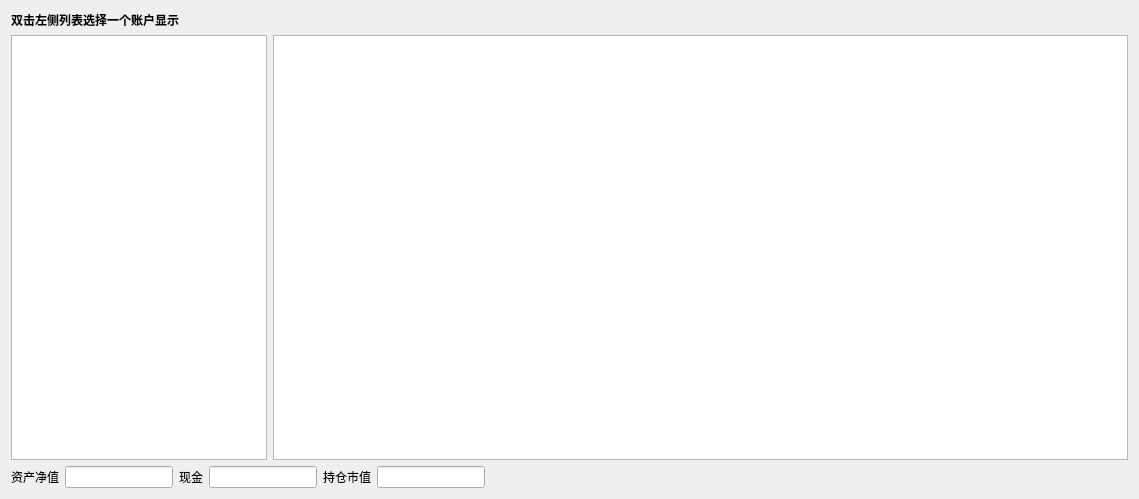
<?xml version="1.0" encoding="UTF-8"?>
<ui version="4.0">
 <class>Form</class>
 <widget class="QWidget" name="Form">
  <property name="geometry">
   <rect>
    <x>0</x>
    <y>0</y>
    <width>1139</width>
    <height>499</height>
   </rect>
  </property>
  <property name="windowTitle">
   <string>Position Summary</string>
  </property>
  <layout class="QHBoxLayout" name="horizontalLayout_3">
   <item>
    <layout class="QVBoxLayout" name="verticalLayout_2">
     <item>
      <layout class="QVBoxLayout" name="verticalLayout_3">
       <item>
        <widget class="QLabel" name="label_chooseAccount">
         <property name="text">
          <string>&lt;html&gt;&lt;head/&gt;&lt;body&gt;&lt;p&gt;&lt;span style=&quot; font-weight:600;&quot;&gt;双击左侧列表选择一个账户显示&lt;/span&gt;&lt;/p&gt;&lt;/body&gt;&lt;/html&gt;</string>
         </property>
        </widget>
       </item>
       <item>
        <layout class="QHBoxLayout" name="horizontalLayout">
         <item>
          <widget class="QListWidget" name="account_list_widget">
           <property name="sizePolicy">
            <sizepolicy hsizetype="Preferred" vsizetype="Expanding">
             <horstretch>0</horstretch>
             <verstretch>0</verstretch>
            </sizepolicy>
           </property>
          </widget>
         </item>
         <item>
          <layout class="QVBoxLayout" name="verticalLayout">
           <item>
            <widget class="QTableView" name="account_view">
             <property name="sizePolicy">
              <sizepolicy hsizetype="Expanding" vsizetype="Preferred">
               <horstretch>0</horstretch>
               <verstretch>0</verstretch>
              </sizepolicy>
             </property>
            </widget>
           </item>
          </layout>
         </item>
        </layout>
       </item>
      </layout>
     </item>
     <item>
      <layout class="QHBoxLayout" name="horizontalLayout_2">
       <item>
        <widget class="QLabel" name="label_totalAsset">
         <property name="text">
          <string>资产净值</string>
         </property>
        </widget>
       </item>
       <item>
        <widget class="QLineEdit" name="lineEdit_totalAsset">
         <property name="sizePolicy">
          <sizepolicy hsizetype="Preferred" vsizetype="Fixed">
           <horstretch>0</horstretch>
           <verstretch>0</verstretch>
          </sizepolicy>
         </property>
         <property name="readOnly">
          <bool>true</bool>
         </property>
        </widget>
       </item>
       <item>
        <widget class="QLabel" name="label_cash">
         <property name="text">
          <string>现金</string>
         </property>
        </widget>
       </item>
       <item>
        <widget class="QLineEdit" name="lineEdit_cash">
         <property name="sizePolicy">
          <sizepolicy hsizetype="Preferred" vsizetype="Fixed">
           <horstretch>0</horstretch>
           <verstretch>0</verstretch>
          </sizepolicy>
         </property>
         <property name="readOnly">
          <bool>true</bool>
         </property>
        </widget>
       </item>
       <item>
        <widget class="QLabel" name="label_marketVal">
         <property name="text">
          <string>持仓市值</string>
         </property>
        </widget>
       </item>
       <item>
        <widget class="QLineEdit" name="lineEdit_marketVal">
         <property name="sizePolicy">
          <sizepolicy hsizetype="Preferred" vsizetype="Fixed">
           <horstretch>0</horstretch>
           <verstretch>0</verstretch>
          </sizepolicy>
         </property>
         <property name="styleSheet">
          <string notr="true">QLineEdit::readOnly{background:}</string>
         </property>
         <property name="readOnly">
          <bool>true</bool>
         </property>
        </widget>
       </item>
       <item>
        <spacer name="horizontalSpacer">
         <property name="orientation">
          <enum>Qt::Horizontal</enum>
         </property>
         <property name="sizeHint" stdset="0">
          <size>
           <width>40</width>
           <height>20</height>
          </size>
         </property>
        </spacer>
       </item>
      </layout>
     </item>
    </layout>
   </item>
  </layout>
 </widget>
 <resources/>
 <connections/>
</ui>
